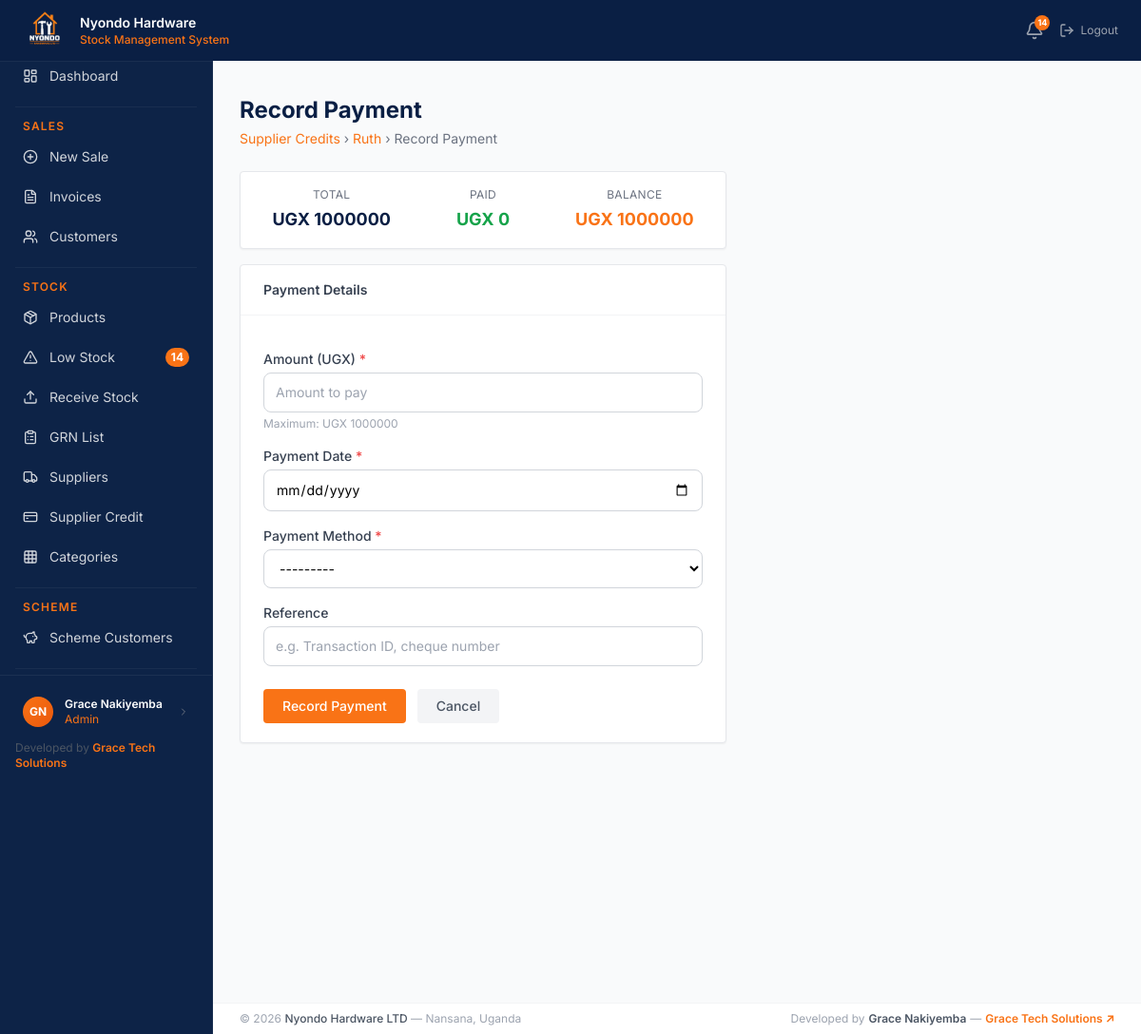
/stock/credits/2/pay/ (signed in), run on the app's committed database.
### users/models.py (models this page shows, shortened)
class UserProfile(models.Model):
    ROLE_CHOICES = [
        ('sales_attendant', 'Sales Attendant'),
        ('store_manager',   'Store Manager'),
        ('admin',           'Admin'),
    ]
    user       = models.OneToOneField(User, on_delete=models.CASCADE)
    role       = models.CharField(max_length=20, choices=ROLE_CHOICES, default='sales_attendant')
    phone      = models.CharField(max_length=20)
    avatar     = models.ImageField(upload_to='avatars/', blank=True, null=True)
    is_active  = models.BooleanField(default=True)
    created_at = models.DateTimeField(auto_now_add=True)

### stock/models.py (models this page shows, shortened)
class SupplierCredit(models.Model):
    STATUS_CHOICES = [
        ('unpaid',  'Unpaid'),
        ('partial', 'Partial'),
        ('paid',    'Paid'),
    ]
    stock_receipt = models.OneToOneField(StockReceipt, on_delete=models.PROTECT)
    supplier      = models.ForeignKey(Supplier, on_delete=models.PROTECT)
    total_amount  = models.DecimalField(max_digits=12, decimal_places=2)
    amount_paid   = models.DecimalField(max_digits=12, decimal_places=2, default=0)
    balance       = models.DecimalField(max_digits=12, decimal_places=2)
    due_date      = models.DateField(null=True, blank=True)
    status        = models.CharField(max_length=10, choices=STATUS_CHOICES, default='unpaid')
    notes         = models.TextField(blank=True)
    created_at    = models.DateTimeField(auto_now_add=True)

class Supplier(models.Model):
    name       = models.CharField(max_length=100)
    phone      = models.CharField(max_length=20)
    address    = models.TextField()
    tin        = models.CharField(max_length=50, blank=True)
    is_active  = models.BooleanField(default=True)
    created_at = models.DateTimeField(auto_now_add=True)

### users/decorators.py (the view)
    def wrapper(request, *args, **kwargs):
        if not request.user.is_authenticated:
            return redirect('users:login')
        if not hasattr(request.user, 'userprofile'):
            raise PermissionDenied
        if request.user.userprofile.role not in ['store_manager', 'admin']:
            raise PermissionDenied
        return view_func(request, *args, **kwargs)

### templates/stock/credit_pay_form.html (shortened to what this page needs)
{% extends 'base.html' %}
{% block content %}
<div class="mb-6">
    <h1 class="text-2xl font-bold" style="color: #0a1f44;">Record Payment</h1>
    <p class="text-sm text-gray-500 mt-1">
        <a href="{% url 'stock:credit-list' %}" class="hover:underline" style="color: #f97316;">
            Supplier Credits
        </a>
        &rsaquo;
        <a href="{% url 'stock:credit-detail' credit.pk %}" class="hover:underline" style="color: #f97316;">
            {{ credit.supplier.name }}
        </a>
        &rsaquo; Record Payment
    </p>
</div>
<div class="bg-white rounded shadow-sm border border-gray-200 max-w-lg mb-4">
    <div class="px-6 py-4 grid grid-cols-3 gap-4 text-center">
        <div>
            <p class="text-xs text-gray-500 uppercase tracking-wide mb-1">Total</p>
            <p class="text-lg font-bold" style="color: #0a1f44;">
                UGX {{ credit.total_amount|floatformat:0 }}
            </p>
        </div>
        <div>
            <p class="text-xs text-gray-500 uppercase tracking-wide mb-1">Paid</p>
            <p class="text-lg font-bold text-green-600">
                UGX {{ credit.amount_paid|floatformat:0 }}
            </p>
        </div>
        <div>
            <p class="text-xs text-gray-500 uppercase tracking-wide mb-1">Balance</p>
            <p class="text-lg font-bold" style="color: #f97316;">
                UGX {{ credit.balance|floatformat:0 }}
            </p>
        </div>
    </div>
</div>
<div class="bg-white rounded shadow-sm border border-gray-200 max-w-lg">
    <div class="px-6 py-4 border-b border-gray-100">
        <h2 class="text-sm font-semibold text-gray-700">Payment Details</h2>
    </div>
    <form method="POST" class="px-6 py-5 space-y-4">
        <div>
            <label class="block text-sm font-medium text-gray-700 mb-1">
                Amount (UGX) <span class="text-red-500">*</span>
            </label>
            {{ form.amount }}
            <p class="text-xs text-gray-400 mt-1">
                Maximum: UGX {{ credit.balance|floatformat:0 }}
            </p>
        </div>
        <div>
            <label class="block text-sm font-medium text-gray-700 mb-1">
                Payment Date <span class="text-red-500">*</span>
            </label>
            {{ form.payment_date }}
        </div>
        <div>
            <label class="block text-sm font-medium text-gray-700 mb-1">
                Payment Method <span class="text-red-500">*</span>
            </label>
            {{ form.payment_method }}
        </div>
        <div>
            <label class="block text-sm font-medium text-gray-700 mb-1">
                Reference
            </label>
            {{ form.reference }}
        </div>
        <div class="flex gap-3 pt-2">
            <button type="submit"
                    class="px-5 py-2 text-sm font-medium text-white rounded transition"
                    style="background-color: #f97316;">
                Record Payment
            </button>
            <a href="{% url 'stock:credit-detail' credit.pk %}"
               class="px-5 py-2 text-sm font-medium text-gray-600 bg-gray-100 rounded hover:bg-gray-200 transition">
                Cancel
            </a>
        </div>
    </form>
</div>
{% endblock %}

### templates/base.html (shortened to what this page needs)
{% load static %}
<!doctype html>
<html lang="en">
  <head>
    <script src="https://cdn.tailwindcss.com"></script>
  </head>
  <body class="bg-gray-50">cd
    <nav
      class="fixed top-0 left-0 right-0 z-50 flex items-center justify-between px-6 py-2"
      style="
        background-color: #0a1f44;
        box-shadow: 0 1px 0 rgba(255, 255, 255, 0.05);
      "
    >
      <div class="flex items-center gap-3">
        <div
          class="w-12 h-12 rounded-lg overflow-hidden flex items-center justify-center"
        >
          <img
            src="{% static 'images/logo.png' %}"
            alt="Logo"
            class="w-full h-full object-cover"
          />
        </div>
        <div class="leading-tight">
          <p class="text-white font-semibold text-sm">Nyondo Hardware</p>
          <p class="text-xs font-medium" style="color: #f97316">
            Stock Management System
          </p>
        </div>
      </div>
      <div class="flex items-center gap-4">
        {% if user.is_authenticated %}
        <a
          href="{% url 'stock:low-stock' %}"
          class="relative text-gray-400 hover:text-white transition"
        >
          <i data-lucide="bell" class="w-5 h-5"></i>
          {% if low_stock_count > 0 %}
          <span
            class="absolute -top-1.5 -right-1.5 w-4 h-4 rounded-full flex items-center justify-center font-bold"
            style="background-color: #f97316; color: white; font-size: 9px"
          >
            {{ low_stock_count }}
          </span>
          {% endif %}
        </a>
        <a
          href="{% url 'users:logout' %}"
          class="flex items-center gap-1.5 text-gray-400 hover:text-red-400 text-sm transition"
        >
          <i data-lucide="log-out" class="w-4 h-4"></i>
          <span class="text-xs">Logout</span>
        </a>
        {% else %}
        <a
          href="{% url 'users:login' %}"
          class="text-gray-300 hover:text-white text-sm transition"
          >Login</a
        >
        {% endif %}
      </div>
    </nav>
    <div class="flex pt-12 min-h-screen">
      <aside
        class="fixed top-12 left-0 bottom-0 w-56 flex flex-col"
        style="
          background-color: #0d2347;
          border-right: 1px solid rgba(255, 255, 255, 0.05);
        "
      >
        <div class="sidebar-wrap px-2 py-3">
          <a
            href="{% url 'dashboard:home' %}"
            class="sidebar-link flex items-center gap-3 px-4 py-2.5 text-gray-300 hover:text-white text-sm rounded-lg mb-0.5"
          >
            <i data-lucide="layout-dashboard" class="w-4 h-4 shrink-0"></i>
            <span>Dashboard</span>
          </a>
          {% if user.is_authenticated %} {% with role=user.userprofile.role %}
          {% if role == 'admin' %}
          <div class="mx-2 my-3 border-t border-white border-opacity-5"></div>
          <p
            class="px-4 pb-1 text-xs font-semibold uppercase tracking-widest"
            style="color: #f97316"
          >
            Sales
          </p>
          <a
            href="{% url 'sales:invoice-create' %}"
            class="sidebar-link flex items-center gap-3 px-4 py-2.5 text-gray-300 hover:text-white text-sm rounded-lg mb-0.5"
          >
            <i data-lucide="plus-circle" class="w-4 h-4 shrink-0"></i
            ><span>New Sale</span>
          </a>
          <a
            href="{% url 'sales:invoice-list' %}"
            class="sidebar-link flex items-center gap-3 px-4 py-2.5 text-gray-300 hover:text-white text-sm rounded-lg mb-0.5"
          >
            <i data-lucide="file-text" class="w-4 h-4 shrink-0"></i
            ><span>Invoices</span>
          </a>
          <a
            href="{% url 'sales:customer-list' %}"
            class="sidebar-link flex items-center gap-3 px-4 py-2.5 text-gray-300 hover:text-white text-sm rounded-lg mb-0.5"
          >
            <i data-lucide="users" class="w-4 h-4 shrink-0"></i
            ><span>Customers</span>
          </a>
          <div class="mx-2 my-3 border-t border-white border-opacity-5"></div>
          <p
            class="px-4 pb-1 text-xs font-semibold uppercase tracking-widest"
            style="color: #f97316"
          >
            Stock
          </p>
          <a
            href="{% url 'stock:product-list' %}"
            class="sidebar-link flex items-center gap-3 px-4 py-2.5 text-gray-300 hover:text-white text-sm rounded-lg mb-0.5"
          >
            <i data-lucide="package" class="w-4 h-4 shrink-0"></i
            ><span>Products</span>
          </a>
          <a
            href="{% url 'stock:low-stock' %}"
            class="sidebar-link flex items-center gap-3 px-4 py-2.5 text-gray-300 hover:text-white text-sm rounded-lg mb-0.5"
          >
            <i data-lucide="alert-triangle" class="w-4 h-4 shrink-0"></i>
            <span>Low Stock</span>
            {% if low_stock_count > 0 %}
            <span
              class="ml-auto text-xs px-1.5 py-0.5 rounded-full font-bold"
              style="background-color: #f97316; color: white"
              >{{ low_stock_count }}</span
            >
            {% endif %}
          </a>
          <a
            href="{% url 'stock:receipt-create' %}"
            class="sidebar-link flex items-center gap-3 px-4 py-2.5 text-gray-300 hover:text-white text-sm rounded-lg mb-0.5"
          >
            <i data-lucide="upload" class="w-4 h-4 shrink-0"></i
            ><span>Receive Stock</span>
          </a>
          <a
            href="{% url 'stock:receipt-list' %}"
            class="sidebar-link flex items-center gap-3 px-4 py-2.5 text-gray-300 hover:text-white text-sm rounded-lg mb-0.5"
          >
            <i data-lucide="clipboard-list" class="w-4 h-4 shrink-0"></i
            ><span>GRN List</span>
          </a>
          <a
            href="{% url 'stock:supplier-list' %}"
            class="sidebar-link flex items-center gap-3 px-4 py-2.5 text-gray-300 hover:text-white text-sm rounded-lg mb-0.5"
          >
            <i data-lucide="truck" class="w-4 h-4 shrink-0"></i
            ><span>Suppliers</span>
          </a>
          <a
            href="{% url 'stock:credit-list' %}"
            class="sidebar-link flex items-center gap-3 px-4 py-2.5 text-gray-300 hover:text-white text-sm rounded-lg mb-0.5"
          >
            <i data-lucide="credit-card" class="w-4 h-4 shrink-0"></i
            ><span>Supplier Credit</span>
          </a>
          <a
            href="{% url 'stock:category-list' %}"
            class="sidebar-link flex items-center gap-3 px-4 py-2.5 text-gray-300 hover:text-white text-sm rounded-lg mb-0.5"
          >
            <i data-lucide="grid" class="w-4 h-4 shrink-0"></i
            ><span>Categories</span>
          </a>
          <div class="mx-2 my-3 border-t border-white border-opacity-5"></div>
          <p
            class="px-4 pb-1 text-xs font-semibold uppercase tracking-widest"
            style="color: #f97316"
          >
            Scheme
          </p>
          <a
            href="{% url 'scheme:customer-list' %}"
            class="sidebar-link flex items-center gap-3 px-4 py-2.5 text-gray-300 hover:text-white text-sm rounded-lg mb-0.5"
          >
            <i data-lucide="piggy-bank" class="w-4 h-4 shrink-0"></i
            ><span>Scheme Customers</span>
          </a>
          <div class="mx-2 my-3 border-t border-white border-opacity-5"></div>
          {% endif %} {% endwith %} {% endif %}
        </div>
        {% if user.is_authenticated %}
        <div
          class="px-3 py-3 border-t shrink-0"
          style="border-color: rgba(255, 255, 255, 0.06)"
        >
          <a
            href="{% url 'users:profile' %}"
            class="flex items-center gap-3 rounded-lg px-3 py-2.5 hover:bg-white hover:bg-opacity-5 transition"
          >
            {% if user.userprofile.avatar %}
            <img
              src="{{ user.userprofile.avatar.url }}"
              class="w-8 h-8 rounded-full object-cover shrink-0 border-2"
              style="border-color: #f97316"
            />
            {% else %}
            <div
              class="w-8 h-8 rounded-full flex items-center justify-center text-xs font-bold shrink-0"
              style="
                background: linear-gradient(135deg, #f97316, #ea580c);
                color: white;
              "
            >
              {{ user.first_name|first|upper }}{{ user.last_name|first|upper }}
            </div>
            {% endif %}
            <div class="min-w-0">
              <p class="text-white text-xs font-semibold truncate">
                {{ user.get_full_name }}
              </p>
              <p class="text-xs truncate" style="color: #f97316">
                {{ user.userprofile.get_role_display }}
              </p>
            </div>
            <i
              data-lucide="chevron-right"
              class="w-3 h-3 text-gray-500 ml-auto shrink-0"
            ></i>
          </a>
          <div class="mt-1 px-1">
            <p class="text-xs text-gray-600">
              Developed by
              <a
                href="https://gracetechsolutions.netlify.app/"
                target="_blank"
                class="font-semibold hover:underline"
                style="color: #f97316"
              >
                Grace Tech Solutions
              </a>
            </p>
          </div>
        </div>
        {% endif %}
      </aside>
      <main class="ml-56 flex-1 p-7 pb-16 min-h-screen">
         {% block content %}{% endblock %}
      </main>
    </div>
    <footer
      class="fixed bottom-0 left-56 right-0 px-7 py-2 bg-white border-t border-gray-100"
      style="z-index: 30"
    >
      <div class="flex items-center justify-between">
        <p class="text-xs text-gray-400">
          &copy; 2026
          <span class="font-medium text-gray-600">Nyondo Hardware LTD</span>
          &mdash; Nansana, Uganda
        </p>
        <div class="flex items-center gap-1 text-xs text-gray-400">
          <span>Developed by</span>
          <span class="font-semibold text-gray-600">Grace Nakiyemba</span>
          <span>&mdash;</span>
          <a
            href="https://gracetechsolutions.netlify.app/"
            target="_blank"
            class="font-semibold hover:underline"
            style="color: #f97316"
          >
            Grace Tech Solutions ↗
          </a>
        </div>
      </div>
    </footer>
  </body>
</html>

### data on the page
SupplierCredit: supplier.name "Ruth", total_amount "1000000", amount_paid "0", balance "1000000"

### other printed values
{{ low_stock_count }} "14"
{{ user.first_name|first|upper }} "G"
{{ user.last_name|first|upper }} "N"
{{ user.get_full_name }} "Grace Nakiyemba"
{{ user.userprofile.get_role_display }} "Admin"
